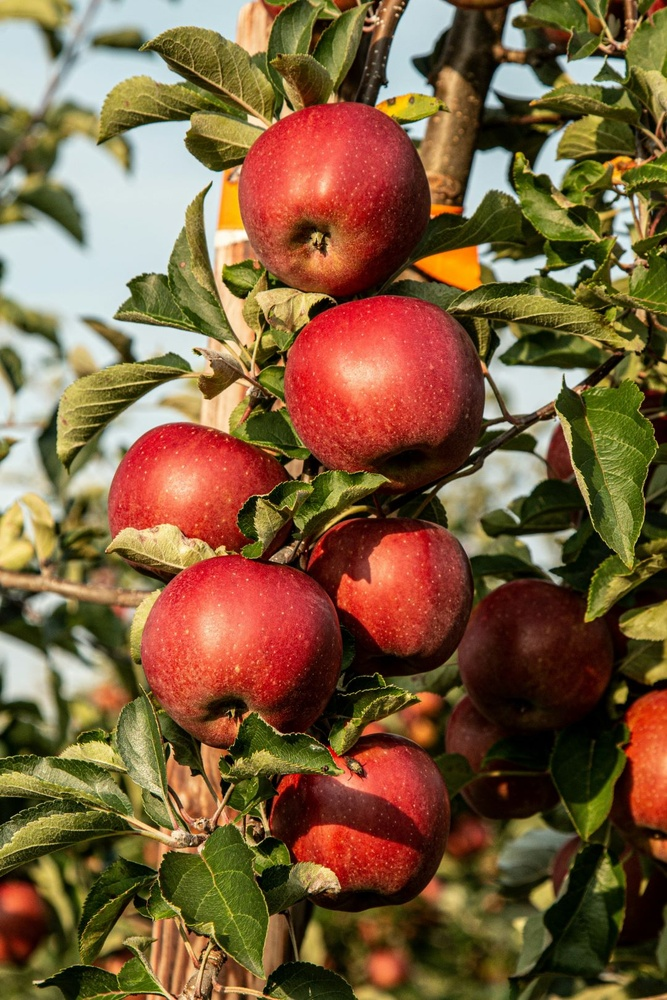
#> input picture apel1.jpg, 667 x 1000 px, shrunk from 1080 x 1620 before the run
$ python tugas.py
#> lines starting #> are read from the running program, lines starting #| are printed output that depends on the picture; after the words box and inside, x2 and y2 are one past the last pixel; in counts of white or black regions, pixels touching at a corner belong together
# Imports Pustaka
import cv2
from matplotlib import pyplot as plt
import numpy as np

# Loading Gambar
file = "./apel1.jpg"
img = cv2.imread(file)
#> img is the input picture: shape (1000, 667, 3); mean B, G, R 60.9, 93.6, 124.8
img = cv2.cvtColor(img, cv2.COLOR_BGR2RGB)
plt.imshow(img)
plt.show()

# Konversi citra warna menjadi abu-abu
gray = cv2.cvtColor(img, cv2.COLOR_BGR2GRAY)
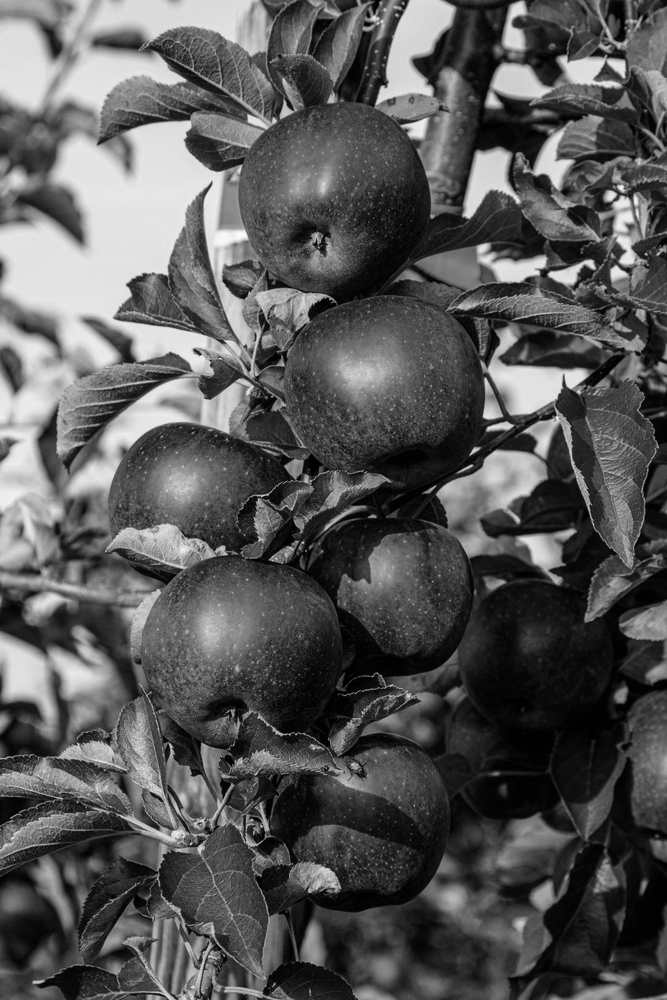
#> gray: shape (1000, 667); min 0, max 253, mean 87.4
thresh = cv2.adaptiveThreshold(
    gray, 255, cv2.ADAPTIVE_THRESH_GAUSSIAN_C, cv2.THRESH_BINARY_INV, 21, 5
)
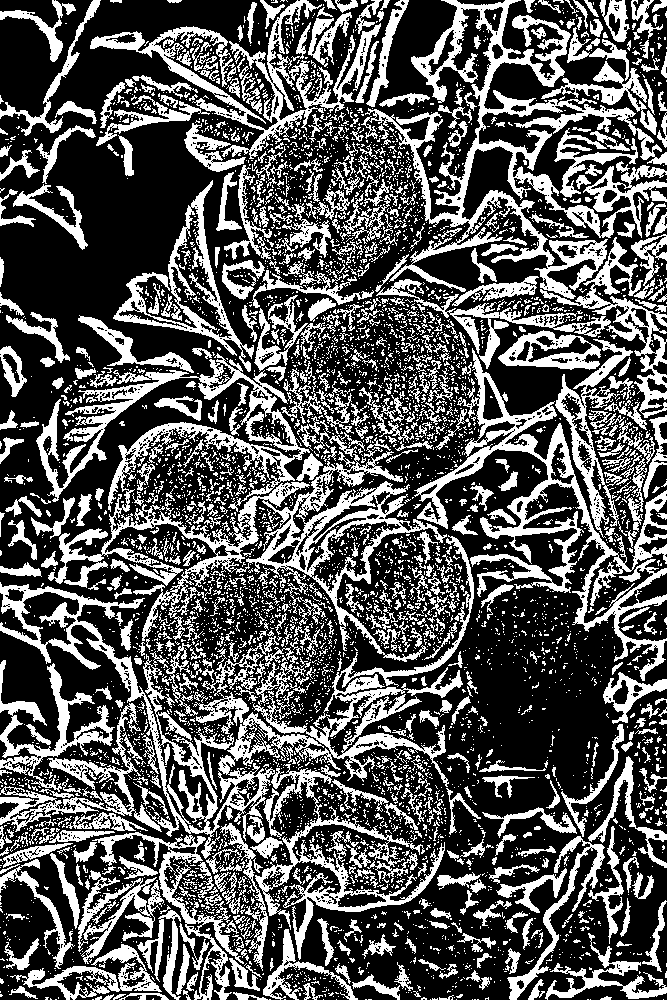
#> thresh: shape (1000, 667); 34.3% white; 5243 white regions (4435 under 20 px)

# Fungsi untuk menemukan kontur
contours, _ = cv2.findContours(thresh, cv2.RETR_TREE, cv2.CHAIN_APPROX_SIMPLE)
#> contours = 8245 contours, 7548 with area under 20; largest, box (x1, y1, x2, y2) and area: (36, 353, 447, 662) 26491, (0, 535, 474, 960) 26183, (361, 0, 667, 299) 16768, (414, 348, 667, 681) 11676, (90, 0, 381, 159) 6320
detected_contours = img.copy()
cv2.drawContours(detected_contours, contours, -1, (0, 255, 0), -1)
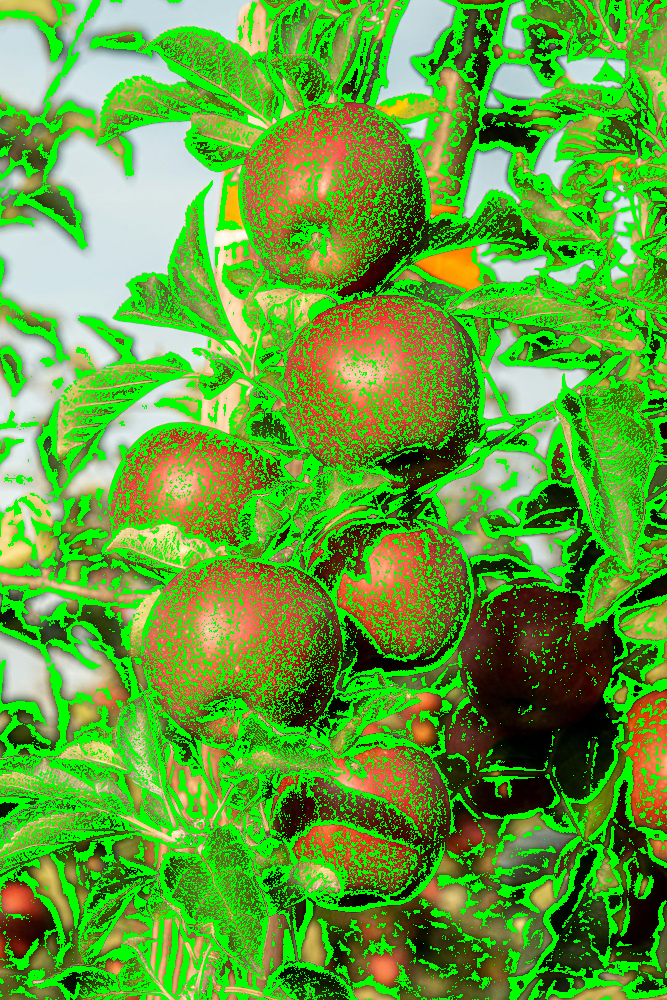
#> detected_contours: shape (1000, 667, 3); mean R, G, B 94.2, 161.3, 52.4
plt.imshow(detected_contours)
plt.title('Detected contours')
plt.show()

contours, _ = cv2.findContours(
    thresh, cv2.RETR_EXTERNAL, cv2.CHAIN_APPROX_SIMPLE
)
#> contours = 5024 contours, 4549 with area under 20; largest, box (x1, y1, x2, y2) and area: (36, 353, 447, 662) 26491, (0, 535, 474, 960) 26183, (361, 0, 667, 299) 16768, (414, 348, 667, 681) 11676, (90, 0, 381, 159) 6320

# Masking gambar
highlight = np.ones_like(img)
cv2.drawContours(highlight, contours, -1, (0, 200, 175), cv2.FILLED)
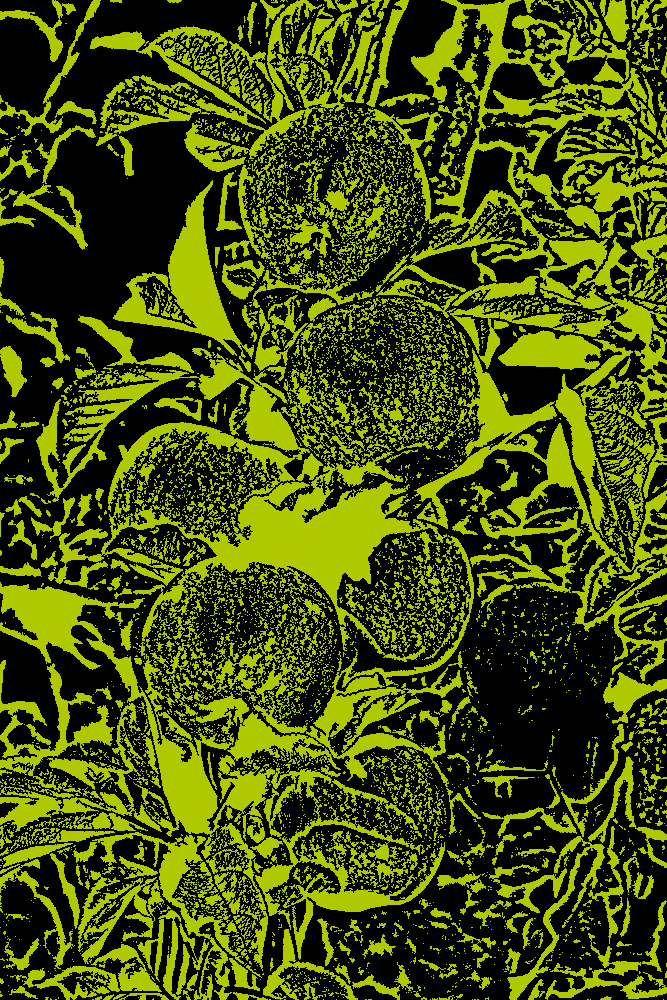
#> highlight: shape (1000, 667, 3); mean of channels 0, 1, 2 0.6, 78, 68.3; drawn as B, G, R
plt.imshow(highlight)
plt.title('Highlight contour with color')
plt.show()

# Penyamaran kembali atau ulang
mask = np.zeros_like(img)
cv2.drawContours(mask, contours, -1, (255, 255, 255), cv2.FILLED)
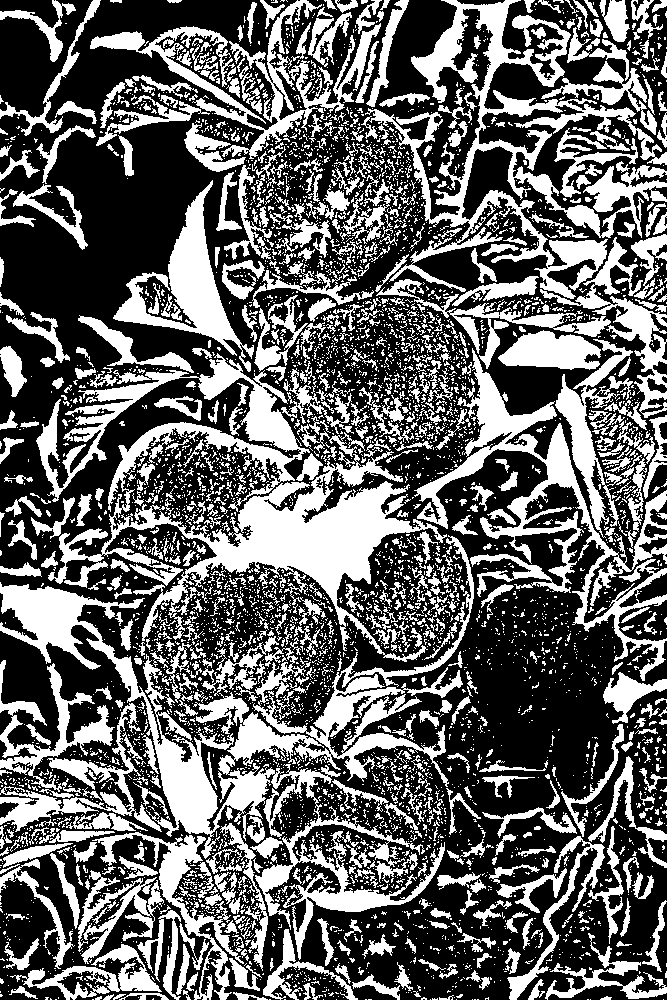
#> mask: shape (1000, 667, 3); 38.7% white; 5024 white regions (4219 under 20 px), largest, box (x1, y1, x2, y2) and area: (0, 535, 474, 960) 31480, (36, 353, 447, 662) 30615, (361, 0, 667, 299) 19995
foreground = cv2.bitwise_and(img, mask)
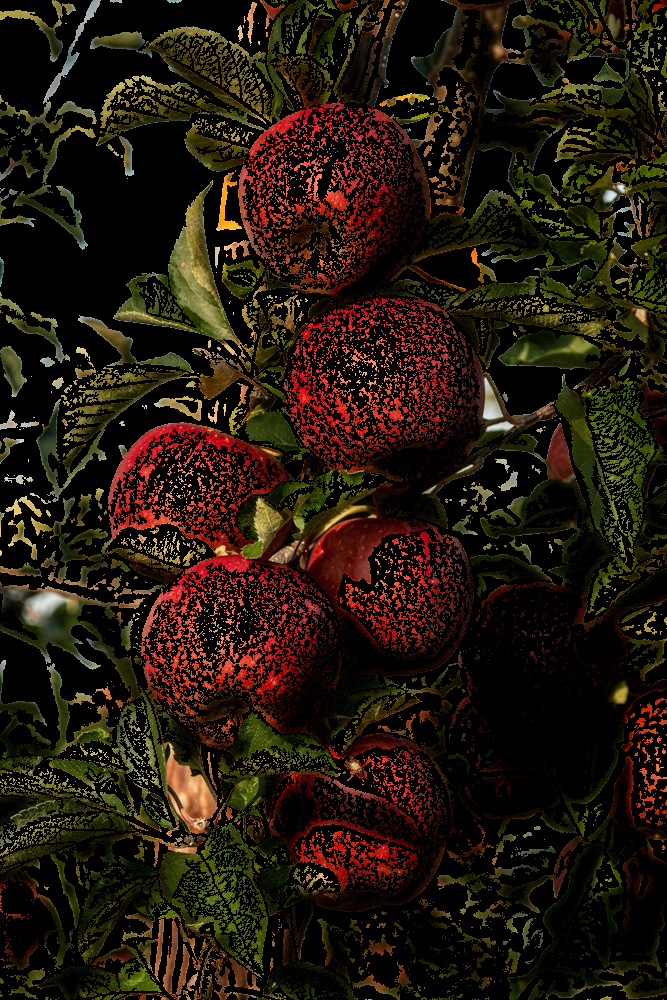
#> foreground: shape (1000, 667, 3); mean R, G, B 35.5, 23.6, 10.6

# Tepi
plt.imshow(foreground)
plt.title('Extract contours')
plt.show()

# --main-plot--
contours = {
    "Original": img,
    "Detected contours": detected_contours,
    "Color contours": highlight,
    "Extract contours": foreground
}

plt.subplots_adjust(wspace=.2, hspace=.2)
plt.tight_layout()

for i, (key, value) in enumerate(contours.items()):
    plt.subplot(2, 2, i + 1)
    plt.tick_params(labelbottom=False)
    plt.tick_params(labelleft=False)
    plt.title(key)
    plt.imshow(value)
#> this loop made 4 passes

plt.show()
